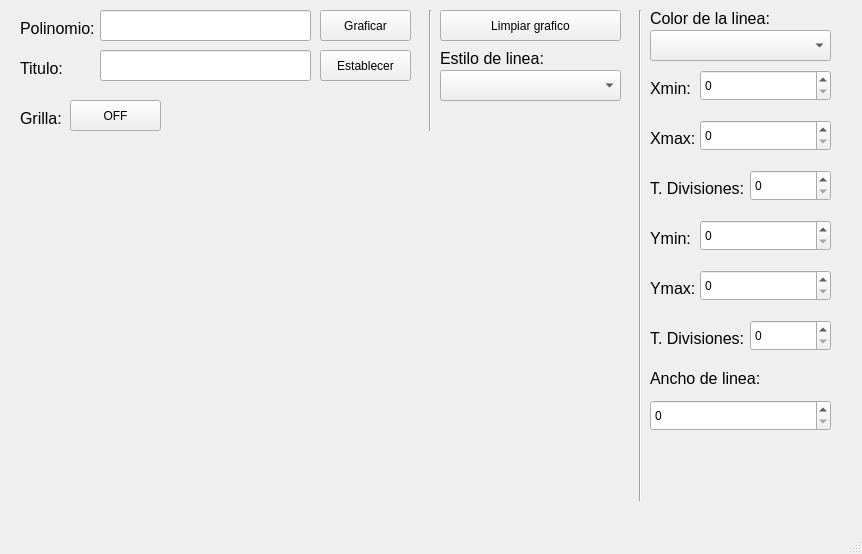
<?xml version="1.0" encoding="UTF-8"?>
<ui version="4.0">
 <class>MainWindow</class>
 <widget class="QMainWindow" name="MainWindow">
  <property name="geometry">
   <rect>
    <x>0</x>
    <y>0</y>
    <width>862</width>
    <height>554</height>
   </rect>
  </property>
  <property name="windowTitle">
   <string>MainWindow</string>
  </property>
  <widget class="QWidget" name="centralwidget">
   <widget class="QWidget" name="verticalLayoutWidget">
    <property name="geometry">
     <rect>
      <x>20</x>
      <y>140</y>
      <width>591</width>
      <height>361</height>
     </rect>
    </property>
    <layout class="QVBoxLayout" name="verticalLayout"/>
   </widget>
   <widget class="QLabel" name="label">
    <property name="geometry">
     <rect>
      <x>20</x>
      <y>20</y>
      <width>81</width>
      <height>16</height>
     </rect>
    </property>
    <property name="font">
     <font>
      <family>Arial</family>
      <pointsize>12</pointsize>
     </font>
    </property>
    <property name="text">
     <string>Polinomio:</string>
    </property>
   </widget>
   <widget class="QLineEdit" name="txtPoli">
    <property name="geometry">
     <rect>
      <x>100</x>
      <y>10</y>
      <width>211</width>
      <height>31</height>
     </rect>
    </property>
    <property name="styleSheet">
     <string notr="true">font: 75 12pt &quot;Arial&quot;;</string>
    </property>
    <property name="text">
     <string/>
    </property>
   </widget>
   <widget class="QLabel" name="label_2">
    <property name="geometry">
     <rect>
      <x>20</x>
      <y>60</y>
      <width>81</width>
      <height>16</height>
     </rect>
    </property>
    <property name="font">
     <font>
      <family>Arial</family>
      <pointsize>12</pointsize>
     </font>
    </property>
    <property name="text">
     <string>Titulo:</string>
    </property>
   </widget>
   <widget class="QLineEdit" name="txtTitulo">
    <property name="geometry">
     <rect>
      <x>100</x>
      <y>50</y>
      <width>211</width>
      <height>31</height>
     </rect>
    </property>
    <property name="styleSheet">
     <string notr="true">font: 75 12pt &quot;Arial&quot;;</string>
    </property>
    <property name="text">
     <string/>
    </property>
   </widget>
   <widget class="QPushButton" name="btnGraficar">
    <property name="geometry">
     <rect>
      <x>320</x>
      <y>10</y>
      <width>91</width>
      <height>31</height>
     </rect>
    </property>
    <property name="styleSheet">
     <string notr="true">font: 75 12pt &quot;Arial&quot;;</string>
    </property>
    <property name="text">
     <string>Graficar</string>
    </property>
   </widget>
   <widget class="QPushButton" name="btnEstablecer">
    <property name="geometry">
     <rect>
      <x>320</x>
      <y>50</y>
      <width>91</width>
      <height>31</height>
     </rect>
    </property>
    <property name="styleSheet">
     <string notr="true">font: 75 12pt &quot;Arial&quot;;</string>
    </property>
    <property name="text">
     <string>Establecer</string>
    </property>
   </widget>
   <widget class="QLabel" name="label_3">
    <property name="geometry">
     <rect>
      <x>20</x>
      <y>110</y>
      <width>51</width>
      <height>16</height>
     </rect>
    </property>
    <property name="font">
     <font>
      <family>Arial</family>
      <pointsize>12</pointsize>
     </font>
    </property>
    <property name="text">
     <string>Grilla:</string>
    </property>
   </widget>
   <widget class="QPushButton" name="btnGrilla">
    <property name="geometry">
     <rect>
      <x>70</x>
      <y>100</y>
      <width>91</width>
      <height>31</height>
     </rect>
    </property>
    <property name="styleSheet">
     <string notr="true">font: 75 12pt &quot;Arial&quot;;</string>
    </property>
    <property name="text">
     <string>OFF</string>
    </property>
   </widget>
   <widget class="QPushButton" name="btnLimpiar">
    <property name="geometry">
     <rect>
      <x>440</x>
      <y>10</y>
      <width>181</width>
      <height>31</height>
     </rect>
    </property>
    <property name="styleSheet">
     <string notr="true">font: 75 12pt &quot;Arial&quot;;</string>
    </property>
    <property name="text">
     <string>Limpiar grafico</string>
    </property>
   </widget>
   <widget class="Line" name="line">
    <property name="geometry">
     <rect>
      <x>420</x>
      <y>10</y>
      <width>20</width>
      <height>121</height>
     </rect>
    </property>
    <property name="orientation">
     <enum>Qt::Vertical</enum>
    </property>
   </widget>
   <widget class="QLabel" name="label_4">
    <property name="geometry">
     <rect>
      <x>440</x>
      <y>50</y>
      <width>111</width>
      <height>16</height>
     </rect>
    </property>
    <property name="font">
     <font>
      <family>Arial</family>
      <pointsize>12</pointsize>
     </font>
    </property>
    <property name="text">
     <string>Estilo de linea:</string>
    </property>
   </widget>
   <widget class="QComboBox" name="cbEstilo">
    <property name="geometry">
     <rect>
      <x>440</x>
      <y>70</y>
      <width>181</width>
      <height>31</height>
     </rect>
    </property>
    <property name="styleSheet">
     <string notr="true">font: 12pt &quot;Arial&quot;;</string>
    </property>
   </widget>
   <widget class="Line" name="line_2">
    <property name="geometry">
     <rect>
      <x>630</x>
      <y>10</y>
      <width>20</width>
      <height>491</height>
     </rect>
    </property>
    <property name="orientation">
     <enum>Qt::Vertical</enum>
    </property>
   </widget>
   <widget class="QLabel" name="label_5">
    <property name="geometry">
     <rect>
      <x>650</x>
      <y>10</y>
      <width>131</width>
      <height>16</height>
     </rect>
    </property>
    <property name="font">
     <font>
      <family>Arial</family>
      <pointsize>12</pointsize>
     </font>
    </property>
    <property name="text">
     <string>Color de la linea:</string>
    </property>
   </widget>
   <widget class="QComboBox" name="cbColor">
    <property name="geometry">
     <rect>
      <x>650</x>
      <y>30</y>
      <width>181</width>
      <height>31</height>
     </rect>
    </property>
    <property name="styleSheet">
     <string notr="true">font: 12pt &quot;Arial&quot;;</string>
    </property>
   </widget>
   <widget class="QLabel" name="label_6">
    <property name="geometry">
     <rect>
      <x>650</x>
      <y>80</y>
      <width>51</width>
      <height>16</height>
     </rect>
    </property>
    <property name="font">
     <font>
      <family>Arial</family>
      <pointsize>12</pointsize>
     </font>
    </property>
    <property name="text">
     <string>Xmin:</string>
    </property>
   </widget>
   <widget class="QSpinBox" name="sbXmin">
    <property name="geometry">
     <rect>
      <x>700</x>
      <y>70</y>
      <width>131</width>
      <height>31</height>
     </rect>
    </property>
    <property name="styleSheet">
     <string notr="true">font: 12pt &quot;Arial&quot;;</string>
    </property>
   </widget>
   <widget class="QLabel" name="label_7">
    <property name="geometry">
     <rect>
      <x>650</x>
      <y>130</y>
      <width>51</width>
      <height>16</height>
     </rect>
    </property>
    <property name="font">
     <font>
      <family>Arial</family>
      <pointsize>12</pointsize>
     </font>
    </property>
    <property name="text">
     <string>Xmax:</string>
    </property>
   </widget>
   <widget class="QSpinBox" name="sbXmax">
    <property name="geometry">
     <rect>
      <x>700</x>
      <y>120</y>
      <width>131</width>
      <height>31</height>
     </rect>
    </property>
    <property name="styleSheet">
     <string notr="true">font: 12pt &quot;Arial&quot;;</string>
    </property>
   </widget>
   <widget class="QLabel" name="label_8">
    <property name="geometry">
     <rect>
      <x>650</x>
      <y>180</y>
      <width>101</width>
      <height>16</height>
     </rect>
    </property>
    <property name="font">
     <font>
      <family>Arial</family>
      <pointsize>12</pointsize>
     </font>
    </property>
    <property name="text">
     <string>T. Divisiones:</string>
    </property>
   </widget>
   <widget class="QSpinBox" name="sbXDiv">
    <property name="geometry">
     <rect>
      <x>750</x>
      <y>170</y>
      <width>81</width>
      <height>31</height>
     </rect>
    </property>
    <property name="styleSheet">
     <string notr="true">font: 12pt &quot;Arial&quot;;</string>
    </property>
   </widget>
   <widget class="QLabel" name="label_9">
    <property name="geometry">
     <rect>
      <x>650</x>
      <y>230</y>
      <width>51</width>
      <height>16</height>
     </rect>
    </property>
    <property name="font">
     <font>
      <family>Arial</family>
      <pointsize>12</pointsize>
     </font>
    </property>
    <property name="text">
     <string>Ymin:</string>
    </property>
   </widget>
   <widget class="QSpinBox" name="sbYmin">
    <property name="geometry">
     <rect>
      <x>700</x>
      <y>220</y>
      <width>131</width>
      <height>31</height>
     </rect>
    </property>
    <property name="styleSheet">
     <string notr="true">font: 12pt &quot;Arial&quot;;</string>
    </property>
   </widget>
   <widget class="QSpinBox" name="sbYmax">
    <property name="geometry">
     <rect>
      <x>700</x>
      <y>270</y>
      <width>131</width>
      <height>31</height>
     </rect>
    </property>
    <property name="styleSheet">
     <string notr="true">font: 12pt &quot;Arial&quot;;</string>
    </property>
   </widget>
   <widget class="QLabel" name="label_10">
    <property name="geometry">
     <rect>
      <x>650</x>
      <y>280</y>
      <width>51</width>
      <height>16</height>
     </rect>
    </property>
    <property name="font">
     <font>
      <family>Arial</family>
      <pointsize>12</pointsize>
     </font>
    </property>
    <property name="text">
     <string>Ymax:</string>
    </property>
   </widget>
   <widget class="QSpinBox" name="sbYDiv">
    <property name="geometry">
     <rect>
      <x>750</x>
      <y>320</y>
      <width>81</width>
      <height>31</height>
     </rect>
    </property>
    <property name="styleSheet">
     <string notr="true">font: 12pt &quot;Arial&quot;;</string>
    </property>
   </widget>
   <widget class="QLabel" name="label_11">
    <property name="geometry">
     <rect>
      <x>650</x>
      <y>330</y>
      <width>101</width>
      <height>16</height>
     </rect>
    </property>
    <property name="font">
     <font>
      <family>Arial</family>
      <pointsize>12</pointsize>
     </font>
    </property>
    <property name="text">
     <string>T. Divisiones:</string>
    </property>
   </widget>
   <widget class="QLabel" name="label_12">
    <property name="geometry">
     <rect>
      <x>650</x>
      <y>370</y>
      <width>121</width>
      <height>16</height>
     </rect>
    </property>
    <property name="font">
     <font>
      <family>Arial</family>
      <pointsize>12</pointsize>
     </font>
    </property>
    <property name="text">
     <string>Ancho de linea:</string>
    </property>
   </widget>
   <widget class="QSpinBox" name="sbAncho">
    <property name="geometry">
     <rect>
      <x>650</x>
      <y>400</y>
      <width>181</width>
      <height>31</height>
     </rect>
    </property>
    <property name="styleSheet">
     <string notr="true">font: 12pt &quot;Arial&quot;;</string>
    </property>
   </widget>
  </widget>
  <widget class="QMenuBar" name="menubar">
   <property name="geometry">
    <rect>
     <x>0</x>
     <y>0</y>
     <width>862</width>
     <height>21</height>
    </rect>
   </property>
  </widget>
  <widget class="QStatusBar" name="statusbar"/>
 </widget>
 <resources/>
 <connections/>
</ui>
